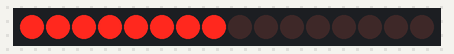
A sketch run on a simulated Arduino Mega 2560, built with avr-gcc and run on an emulated ATmega2560. On the bench: 16 shift-register outputs drawn as a row of LEDs (first output left, lit = HIGH). Wiring (inferred from the names in the program): 2 × shift register (74HC595): data pin 48; shift clock pin 44; latch pin 46. Wiring (inferred from the signals the program sends): row of LEDs: on Q0, Q1, Q2, Q3, Q4, Q5, Q6, Q7, Q8, Q9, Q10, Q11, Q12, Q13, Q14, Q15.

Above: at 2.7 s.
At 4.7 s:
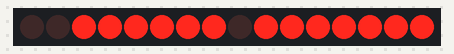
At 5.7 s:
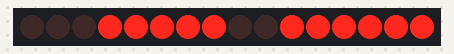
At 7.7 s:
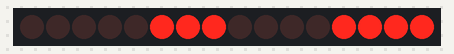
At 10.7 s:
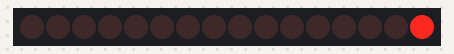
At 13.7 s:
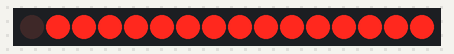
Timing chart, 0 to 15.2 s (numbered marks = the images above):
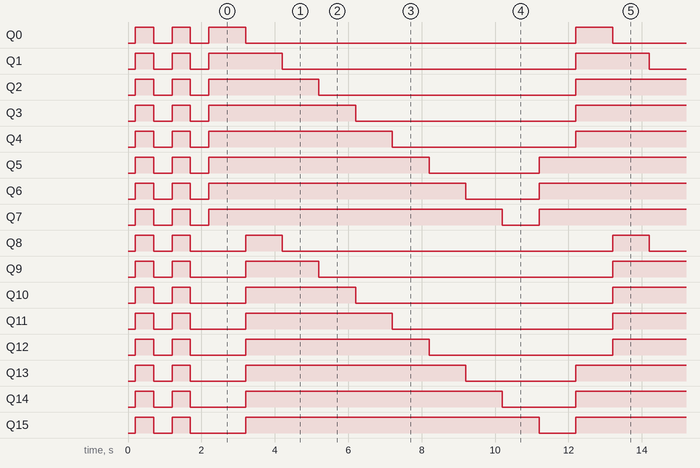

The sketch:

rele_codigo_pruebas_2014_10_06.ino
```cpp
/*
  Shift Register Example
  Turning on the outputs of a 74HC595 using an array

 Hardware:
 * 74HC595 shift register
 * LEDs attached to each of the outputs of the shift register

 */
//Pin connected to ST_CP of 74HC595
int latchPin = 46; //pin 47
//Pin connected to SH_CP of 74HC595
int clockPin = 44; //pin 45
////Pin connected to DS of 74HC595
int dataPin = 48; //pin 49

//holders for infromation you're going to pass to shifting function
byte data;
byte dataArray[10];

void setup() {
  //set pins to output because they are addressed in the main loop
  pinMode(latchPin, OUTPUT);
  Serial.begin(9600);

  //Arduino doesn't seem to have a way to write binary straight into the code
  //so these values are in HEX.  Decimal would have been fine, too.
  dataArray[0] = 0xFF; //11111111
  dataArray[1] = 0xFE; //11111110
  dataArray[2] = 0xFC; //11111100
  dataArray[3] = 0xF8; //11111000
  dataArray[4] = 0xF0; //11110000
  dataArray[5] = 0xE0; //11100000
  dataArray[6] = 0xC0; //11000000
  dataArray[7] = 0x80; //10000000
  dataArray[8] = 0x00; //00000000
  dataArray[9] = 0xE0; //11100000

  //function that blinks all the LEDs
  //gets passed the number of blinks and the pause time
  blinkAll_2Bytes(2,500);
}

void loop() {

  for (int j = 0; j < 10; j++) {
    //load the light sequence you want from array
    data = dataArray[j];
    //ground latchPin and hold low for as long as you are transmitting
    digitalWrite(latchPin, 0);
    //move 'em out
    shiftOut(dataPin, clockPin, data);
    //return the latch pin high to signal chip that it
    //no longer needs to listen for information
    digitalWrite(latchPin, 1);
    delay(1000);
  }
}


// the heart of the program
void shiftOut(int myDataPin, int myClockPin, byte myDataOut) {
  // This shifts 8 bits out MSB first,
  //on the rising edge of the clock,
  //clock idles low

  //internal function setup
  int i=0;
  int pinState;
  pinMode(myClockPin, OUTPUT);
  pinMode(myDataPin, OUTPUT);

  //clear everything out just in case to
  //prepare shift register for bit shifting
  digitalWrite(myDataPin, 0);
  digitalWrite(myClockPin, 0);

  //for each bit in the byte myDataOutï¿½
  //NOTICE THAT WE ARE COUNTING DOWN in our for loop
  //This means that %00000001 or "1" will go through such
  //that it will be pin Q0 that lights.
  for (i=7; i>=0; i--)  {
    digitalWrite(myClockPin, 0);

    //if the value passed to myDataOut and a bitmask result
    // true then... so if we are at i=6 and our value is
    // %11010100 it would the code compares it to %01000000
    // and proceeds to set pinState to 1.
    if ( myDataOut & (1<<i) ) {
      pinState= 1;
    }
    else {
      pinState= 0;
    }

    //Sets the pin to HIGH or LOW depending on pinState
    digitalWrite(myDataPin, pinState);
    //register shifts bits on upstroke of clock pin
    digitalWrite(myClockPin, 1);
    //zero the data pin after shift to prevent bleed through
    digitalWrite(myDataPin, 0);
  }

  //stop shifting
  digitalWrite(myClockPin, 0);
}


//blinks the whole register based on the number of times you want to
//blink "n" and the pause between them "d"
//starts with a moment of darkness to make sure the first blink
//has its full visual effect.
void blinkAll_2Bytes(int n, int d) {
  digitalWrite(latchPin, 0);
  shiftOut(dataPin, clockPin, 0);
  shiftOut(dataPin, clockPin, 0);
  digitalWrite(latchPin, 1);
  delay(200);
  for (int x = 0; x < n; x++) {
    digitalWrite(latchPin, 0);
    shiftOut(dataPin, clockPin, 255);
    shiftOut(dataPin, clockPin, 255);
    digitalWrite(latchPin, 1);
    delay(d);
    digitalWrite(latchPin, 0);
    shiftOut(dataPin, clockPin, 0);
    shiftOut(dataPin, clockPin, 0);
    digitalWrite(latchPin, 1);
    delay(d);
  }
}
```

Measured:
- by itself, Q0: goes LOW 0.50 s, HIGH 0.50 s, LOW 0.50 s, 3 × (HIGH 1.0 s, LOW 9.0 s), HIGH 1.0 s, then LOW
- by itself, Q1: goes LOW 0.50 s, HIGH 0.50 s, LOW 0.50 s, 3 × (HIGH 2.0 s, LOW 8.0 s), HIGH 2.0 s, then LOW
- by itself, Q2: goes LOW 0.50 s, HIGH 0.50 s, LOW 0.50 s, 3 × (HIGH 3.0 s, LOW 7.0 s), HIGH 3.0 s, then LOW
- by itself, Q3: goes LOW 0.50 s, HIGH 0.50 s, LOW 0.50 s, 3 × (HIGH 4.0 s, LOW 6.0 s), HIGH 4.0 s, then LOW
- by itself, Q4: goes LOW 0.50 s, HIGH 0.50 s, LOW 0.50 s, 3 × (HIGH 5.0 s, LOW 5.0 s), HIGH 5.0 s, then LOW
- by itself, Q5: goes LOW 0.50 s, HIGH 0.50 s, LOW 0.50 s, HIGH 6.0 s, 3 × (LOW 3.0 s, HIGH 7.0 s), then LOW
- by itself, Q6: goes LOW 0.50 s, HIGH 0.50 s, LOW 0.50 s, HIGH 7.0 s, 3 × (LOW 2.0 s, HIGH 8.0 s), then LOW
- by itself, Q7: HIGH → LOW at 0.70 s, → HIGH 0.50 s later, → LOW 0.50 s later, → HIGH 0.50 s later, … (10 changes in this stretch)
